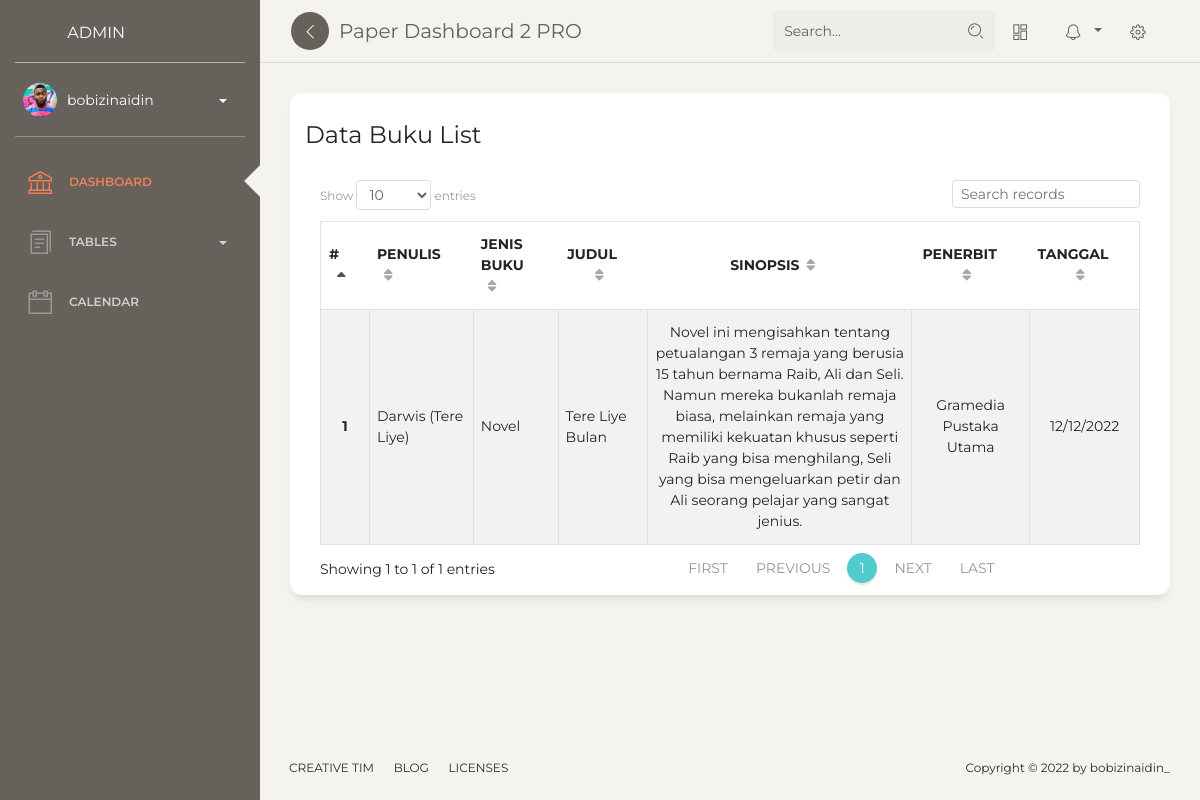
Page /dashboard/buku/ (signed in) on the committed database.
### buku/models.py (models this page shows, shortened)
class Buku(models.Model):
    penulis = models.CharField(max_length=100)
    jenis_buku = models.CharField(max_length=100)
    judul = models.CharField(max_length=100)
    penerbit = models.CharField(max_length=100)
    date = models.CharField(max_length=100)
    sinopsis = models.TextField()
    class Meta:
        verbose_name_plural = "Buku"

### buku/views.py (the view)
# urls.py: path('buku/', TabelBuku, name='Tbuku'),
@login_required
def TabelBuku(request):
    template_name= 'back/Tabel_buku/TBuku.html'
    list_buku = Buku.objects.all()
    context = {
        'title': 'ini halaman List Buku',
        'buku' : list_buku
    }
    return render(request, template_name, context)

### templates/back/Tabel_buku/TBuku.html (shortened to what this page needs)
{% extends 'back/base.html' %}
{% load static %}
{% block content %}
<div class="content">
    <div class="row">
        <div class="col-md-12">
            <div class="card">
                <div class="card-header">
                    <h4 class="card-title">Data Buku List</h4>
                </div>
                <div class="card-body">
                    <table id="datatable" class="table table-striped table-bordered" cellspacing="0" width="100%">
                        <thead>
                            <tr>
                                <th class="text-center">#</th>
                                <th class="text-left">Penulis</th>
                                <th class="text-left">Jenis Buku</th>
                                <th class="text-center">Judul</th>
                                <th class="text-center">Sinopsis</th>
                                <th class="text-center">Penerbit</th>
                                <th class="text-center">Tanggal</th>
                            </tr>
                        </thead>
                        <tbody>
                            {% for index in buku %}
                            <tr>
                                <th class="text-center" scope="row">{{ forloop.counter }}</th>
                                <td>{{ index.penulis }}</td>
                                <td>{{ index.jenis_buku }}</td>
                                <td>{{ index.judul }}</td>
                                <td class="text-center">{{ index.sinopsis }}</td>
                                <td class="text-center">{{ index.penerbit }}</td>
                                <td class="text-center">{{ index.date }}</td>
                            </tr>
                            {% endfor %}
                        </tbody>
                    </table>
                </div>
            </div>
        </div>
    </div>
</div>
{% endblock content %}

### templates/back/base.html (shortened to what this page needs)
{% load static %}
<!DOCTYPE html>
<html lang="en">
<head>
  <link rel="stylesheet" href="https://cdn.jsdelivr.net/npm/bootstrap-icons@1.10.2/font/bootstrap-icons.css">
  <link href="https://maxcdn.bootstrapcdn.com/font-awesome/latest/css/font-awesome.min.css" rel="stylesheet">
  <link href="{% static 'back/css/bootstrap.min.css' %}" rel="stylesheet" />
  <link href="{% static 'back/css/paper-dashboard.css' %}?v=2.1.1" rel="stylesheet" />
  <link href="{% static 'back/demo/demo.css' %}" rel="stylesheet" />
</head>
<body class="">
  <div class="wrapper ">
    <div class="sidebar" data-color="default" data-active-color="danger">
      <div class="logo">
        {% if request.session.is_operator == 'operator' %}
        <a href="{% url 'dashboard' %}" class="simple-text logo-normal">
          Operator
          <!-- <div class="logo-image-big">
            <img src="../assets/img/logo-big.png">
          </div> -->
        </a>
        {% else %}
        <a href="{% url 'dashboard' %}" class="simple-text logo-normal">
          Admin
        </a>
        {% endif %}
      </div>
      <div class="sidebar-wrapper">
        <div class="user">
          <div class="photo">
            <img src="{% static 'back/img/faces/ayo-ogunseinde-2.jpg' %}" />
          </div>
          <div class="info">
            <a data-toggle="collapse" href="#collapseExample" class="collapsed">
              <span>
                {{request.user}}
                <b class="caret"></b>
              </span>
            </a>
          </div>
        </div>
        <ul class="nav">
          <li class="active">
            <a href="{% url 'dashboard' %}">
              <i class="nc-icon nc-bank"></i>
              <p>Dashboard</p>
            </a>
          </li>
          <li>
            <a data-toggle="collapse" href="#tablesExamples">
              <i class="nc-icon nc-single-copy-04"></i>
              <p>
                Tables <b class="caret"></b>
              </p>
            </a>
          </li>
          <li>
            <a href="{% url 'calendar' %}">
              <i class="nc-icon nc-calendar-60"></i>
              <p>Calendar</p>
            </a>
          </li>
        </ul>
      </div>
    </div>
    <div class="main-panel">
      <nav class="navbar navbar-expand-lg navbar-absolute fixed-top navbar-transparent">
        <div class="container-fluid">
          <div class="navbar-wrapper">
            <div class="navbar-minimize">
              <button id="minimizeSidebar" class="btn btn-icon btn-round">
                <i class="nc-icon nc-minimal-left text-center visible-on-sidebar-regular"></i>
              </button>
            </div>
            <a class="navbar-brand" href="javascript:;">Paper Dashboard 2 PRO</a>
          </div>
          <div class="collapse navbar-collapse justify-content-end" id="navigation">
            <form>
              <div class="input-group no-border">
                <input type="text" value="" class="form-control" placeholder="Search...">
                <div class="input-group-append">
                  <div class="input-group-text">
                    <i class="nc-icon nc-zoom-split"></i>
                  </div>
                </div>
              </div>
            </form>
            <ul class="navbar-nav">
              <li class="nav-item">
                <a class="nav-link btn-magnify" href="javascript:;">
                  <i class="nc-icon nc-layout-11"></i>
                </a>
              </li>
              <li class="nav-item btn-rotate dropdown">
                <a class="nav-link dropdown-toggle" href="http://example.com" id="navbarDropdownMenuLink"
                  data-toggle="dropdown" aria-haspopup="true" aria-expanded="false">
                  <i class="nc-icon nc-bell-55"></i>
                </a>
              </li>
              <li class="nav-item">
                <a class="nav-link btn-rotate" href="javascript:;">
                  <i class="nc-icon nc-settings-gear-65"></i>
                </a>
              </li>
            </ul>
          </div>
        </div>
      </nav>
      {% block content %}
      {% endblock content %}
      <footer class="footer footer-black  footer-white ">
        <div class="container-fluid">
          <div class="row">
            <nav class="footer-nav">
              <ul>
                <li><a href="https://www.creative-tim.com" target="_blank">Creative Tim</a></li>
                <li><a href="{% url 'berita' %}" target="_blank">Blog</a></li>
                <li><a href="https://www.creative-tim.com/license" target="_blank">Licenses</a></li>
              </ul>
            </nav>
            <div class="credits ml-auto">
              <span class="copyright">
                Copyright ©
                 by bobizinaidin_
              </span>
            </div>
          </div>
        </div>
      </footer>
    </div>
  </div>
</body>
</html>

### rows in the picture
Buku: penulis "Darwis (Tere Liye)", jenis_buku "Novel", judul "Tere Liye Bulan", sinopsis "Novel ini mengisahkan tentang petualangan 3 remaja yang berusia 15 tahun bernama Raib, Ali dan Seli. Namun mereka bukanlah remaja biasa, melainkan remaja yang memiliki kekuatan khusus seperti Raib yang bisa menghilang, Seli yang bisa mengeluarkan petir dan Ali seorang pelajar yang sangat jenius.", penerbit "Gramedia Pustaka Utama", date "12/12/2022"

### other values in the picture
{{ request.user }} "bobizinaidin"
